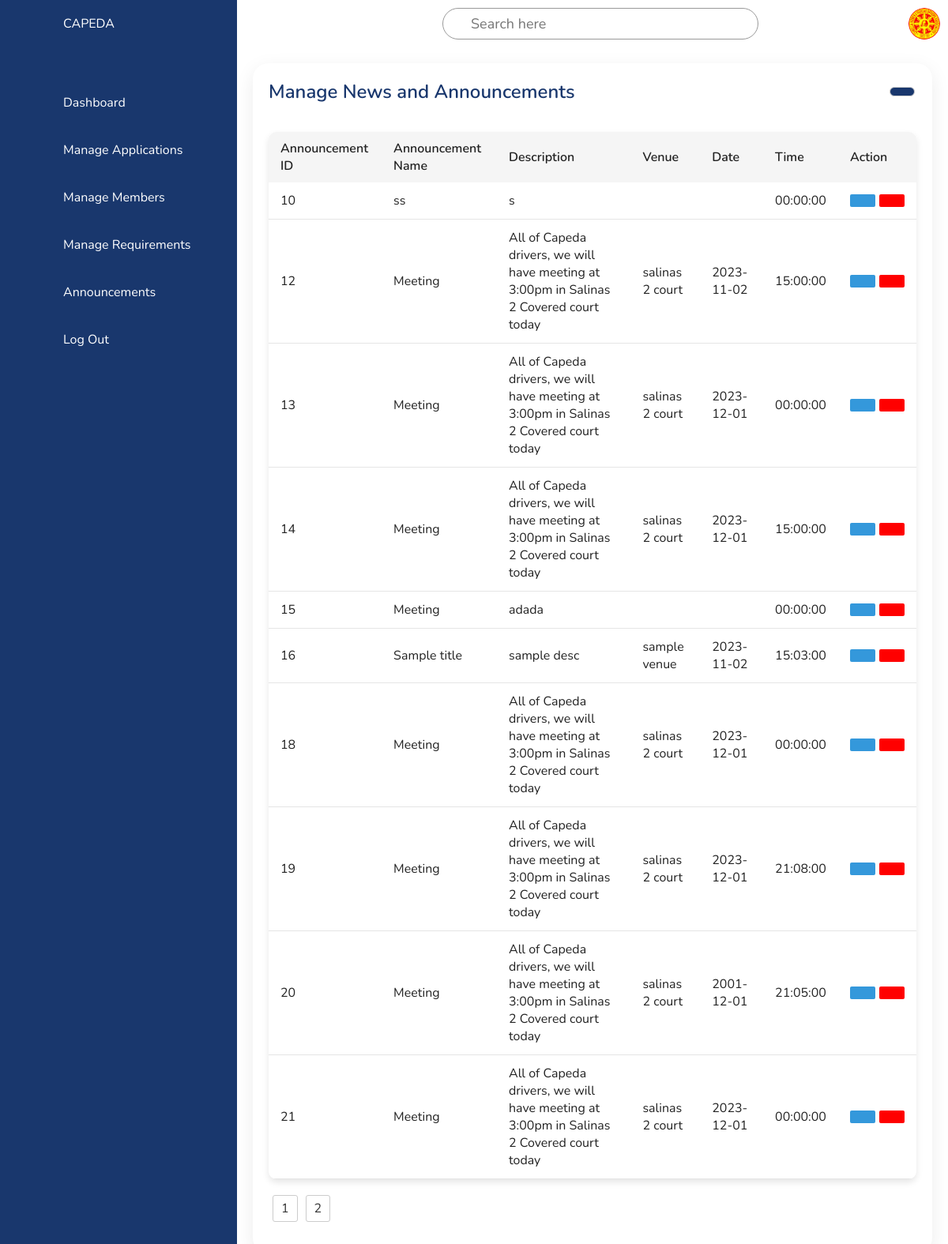
The page /ADMIN/adminManageNewsAndAlerts.php on the database its author committed.
### tables this page shows
CREATE TABLE `tbl_announcements` (
  `announcement_id` int(11) NOT NULL,
  `announcement_title` varchar(255) NOT NULL,
  `announcement_description` varchar(255) NOT NULL,
  `announcement_venue` varchar(100) NOT NULL,
  `announcement_date` date DEFAULT NULL,
  `announcement_time` time NOT NULL,
  `date_created` timestamp NOT NULL DEFAULT current_timestamp(),
  `date_updated` timestamp NOT NULL DEFAULT current_timestamp()
);

### ADMIN/adminManageNewsAndAlerts.php (the view, shortened to what this page needs)
<?php
require "../database/config.php";
?>
<!DOCTYPE html>
<html lang="en">
<head>
    <link rel="stylesheet" href="../css/admin/adminAnnouncement.css" />
    <link rel="stylesheet" href="../css/admin/global.css">
    <link rel="stylesheet" href="../css/admin/table.css">
</head>
<body>
    <?php
    include 'adminNavigation.php';
    ?>
    <div class="main">
        <div class="topbar">
            <div class="toggle">
            </div>
            <div class="search">
                <label for="">
                    <input type="text" placeholder="Search here" />
                </label>
            </div>
            <div class="user">
                <img src="/images/logo.jpg" alt="Sample pic" />
            </div>
        </div>
        <div class="details">
            <div class="recentApplications">
                <div class="applicationHeader">
                    <h2>Manage News and Announcements</h2>
                    <div class="button-container">
                        <a href="#" class="btn modal-trigger" data-modal-id="<?php echo 'createAnnouncement' ?>">
                        </a>
                    </div>
                </div>
                <table class="applications-table">
                    <thead>
                        <tr>
                            <th>Announcement ID</th>
                            <th>Announcement Name</th>
                            <th>Description</th>
                            <th>Venue</th>
                            <th>Date</th>
                            <th>Time</th>
                            <th class="action-header" colspan="3">Action</th>
                        </tr>
                    </thead>
                    <tbody>
                        <?php
                        $sql = mysqli_query($conn, "SELECT * from tbl_announcements ORDER BY announcement_id ASC") or die(mysqli_error($conn));
                        if (mysqli_num_rows($sql) > 0) {
                            while ($row = mysqli_fetch_array($sql)) {
                                $announcement_id = $row['announcement_id'];
                                $announcement_title = $row['announcement_title'];
                                $announcement_description = $row['announcement_description'];
                                $announcement_venue = $row['announcement_venue'];
                                $announcement_date = $row['announcement_date'];
                                $announcement_time = $row['announcement_time'];
                        ?>
                                <tr>
                                    <td><?php echo $announcement_id; ?></td>
                                    <td><?php echo $announcement_title; ?></td>
                                    <td><?php echo $announcement_description; ?></td>
                                    <td><?php echo  $announcement_venue ?></td>
                                    <td><?php echo  $announcement_date ?></td>
                                    <td><?php echo  $announcement_time ?></td>
                                    <td>
                                        <div class="action-buttons">
                                            <button type="button" class="action-button editBtn modal-trigger" data-modal-id="<?php echo 'editAnnouncement' . $announcement_id  ?>">
                                            </button>
                                            <button type="button" class="action-button deleteBtn modal-trigger" data-modal-id="<?php echo 'deleteAnnouncementModal' . $announcement_id; ?>" data-doocument-name="<?php
                                                                                                                                                                                                                    ?>">
                                            </button>
                                        </div>
                                        <?php include('modals/view_modal1.php'); ?>
                                    </td>
                                </tr>
                        <?php
                            }
                        } else {
                            echo "Record not Found";
                        }
                        ?>
                <div class="pagination">
                </div>
</body>
</html>

### css/admin/adminAnnouncement.css (style rules this page uses)
* { font-family: "Nunito", sans-serif; margin: 0; padding: 0; box-sizing: border-box; }
:root { --dBlue: #19376d; --white: #fff; --gray: #f5f5f5; --black1: #222; --black2: #999; }
body { min-height: 100vh; overflow-x: hidden; }
.main { position: absolute; width: calc(100% - 300px); left: 300px; min-height: 100vh; background: var(--white); transition: 0.5s; }
.topbar { width: 100%; height: 60px; display: flex; justify-content: space-between; align-items: center; padding: 0 10px; }
.toggle { position: relative; width: 60px; height: 60px; display: flex; justify-content: center; align-items: center; font-size: 2rem; cursor: pointer; }
.search { position: relative; width: 400px; margin: 0 10px; }
.search label { position: relative; width: 100%; }
.search label input { width: 100%; height: 40px; border-radius: 40px; padding: 5px 20px; padding-left: 35px; font-size: 18px; outline: none; border: 1px solid var(--black2); }
.user { position: relative; width: 40px; height: 40px; border-radius: 50%; overflow: hidden; cursor: pointer; }
.user img { position: absolute; top: 0; left: 0; width: 100%; height: 100%; object-fit: cover; }
.details { position: relative; width: 100%; padding: 20px; display: grid; grid-template-columns: 1fr; grid-gap: 30px; }
.details .recentApplications { position: relative; display: grid; min-height: 300px; background: var(--white); padding: 20px; box-shadow: 0 7px 25px rgba(0, 0, 0, 0.08); border-radius: 20px; }
.details .applicationHeader { display: flex; justify-content: space-between; align-items: center; margin-bottom: 15px; }
.applicationHeader h2 { font-weight: 600; color: var(--dBlue); font-size: 1.5rem; }
.button-container { display: flex; gap: 10px; }
.applicationHeader .btn { font-size: 22px; padding: 5px 15px; background: var(--dBlue); text-decoration: none; color: var(--white); border-radius: 6px; font-weight: 500; transition: background 0.3s ease; }
.details table thead td, .details .recentApplications table tbody tr td { padding: 12px 15px; text-align: left; vertical-align: middle; }
.details table { width: 100%; border-collapse: collapse; margin-top: 20px; font-size: 16px; background-color: var(--white); border-radius: 10px; overflow: hidden; box-shadow: 0 4px 8px rgba(0, 0, 0, 0.1); }
.details table thead th { font-weight: 600; text-align: left; padding: 10px 15px; background-color: var(--gray); }
.details .recentApplications table tr { color: var(--black1); border-bottom: 1px solid rgba(0, 0, 0, 0.1); transition: background 0.3s ease; }
.details .recentApplications table tr:last-child { border-bottom: none; }
.details .recentApplications table tr td { padding: 12px 15px; text-align: left; vertical-align: middle; }
.action-header { text-align: center; }
.action-buttons { display: flex; gap: 5px; }
.action-button { padding: 8px 16px; background-color: #3498db; color: #fff; border: none; border-radius: 2px; cursor: pointer; display: flex; align-items: center; justify-content: center; }
.deleteBtn { background-color: red; }
label:not(.form-check-label):not(.custom-file-label) { font-weight: 700; }

### css/admin/global.css (style rules this page uses)
.btn { display: inline-block; padding: 0.5em 1em; margin: 2px 2px 2px 2px; border: 1px solid #ccc; border-radius: 4px; background-color: #f5f5f5; color: #333; font-size: 16px; text-align: center; text-decoration: none; cursor: pointer; transition: background-color 0.3s ease; }
* { margin: 0; padding: 0; box-sizing: border-box; }

### css/admin/table.css (style rules this page uses)
.pagination { margin: 20px 0; font-family: Arial, sans-serif; }

### rows shown on the page
tbl_announcements: announcement_id "10", announcement_title "ss", announcement_description "s", announcement_time "00:00:00"
tbl_announcements: announcement_id "12", announcement_title "Meeting", announcement_description "All of Capeda drivers, we will have meeting at 3:00pm in Salinas 2 Covered court today", announcement_venue "salinas 2 court", announcement_date "2023-11-02", announcement_time "15:00:00"
tbl_announcements: announcement_id "13", announcement_title "Meeting", announcement_description "All of Capeda drivers, we will have meeting at 3:00pm in Salinas 2 Covered court today", announcement_venue "salinas 2 court", announcement_date "2023-12-01", announcement_time "00:00:00"
tbl_announcements: announcement_id "14", announcement_title "Meeting", announcement_description "All of Capeda drivers, we will have meeting at 3:00pm in Salinas 2 Covered court today", announcement_venue "salinas 2 court", announcement_date "2023-12-01", announcement_time "15:00:00"
tbl_announcements: announcement_id "15", announcement_title "Meeting", announcement_description "adada", announcement_time "00:00:00"
tbl_announcements: announcement_id "16", announcement_title "Sample title", announcement_description "sample desc", announcement_venue "sample venue", announcement_date "2023-11-02", announcement_time "15:03:00"
tbl_announcements: announcement_id "18", announcement_title "Meeting", announcement_description "All of Capeda drivers, we will have meeting at 3:00pm in Salinas 2 Covered court today", announcement_venue "salinas 2 court", announcement_date "2023-12-01", announcement_time "00:00:00"
tbl_announcements: announcement_id "19", announcement_title "Meeting", announcement_description "All of Capeda drivers, we will have meeting at 3:00pm in Salinas 2 Covered court today", announcement_venue "salinas 2 court", announcement_date "2023-12-01", announcement_time "21:08:00"
tbl_announcements: announcement_id "20", announcement_title "Meeting", announcement_description "All of Capeda drivers, we will have meeting at 3:00pm in Salinas 2 Covered court today", announcement_venue "salinas 2 court", announcement_date "2001-12-01", announcement_time "21:05:00"
tbl_announcements: announcement_id "21", announcement_title "Meeting", announcement_description "All of Capeda drivers, we will have meeting at 3:00pm in Salinas 2 Covered court today", announcement_venue "salinas 2 court", announcement_date "2023-12-01", announcement_time "00:00:00"
